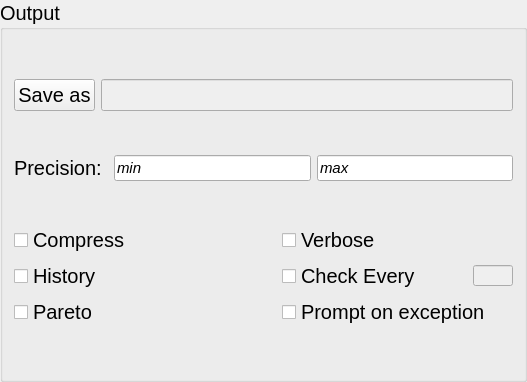
<?xml version="1.0" encoding="UTF-8"?>
<ui version="4.0">
 <class>GeneticalAlgorithm</class>
 <widget class="QGroupBox" name="GeneticalAlgorithm">
  <property name="geometry">
   <rect>
    <x>0</x>
    <y>0</y>
    <width>527</width>
    <height>382</height>
   </rect>
  </property>
  <property name="maximumSize">
   <size>
    <width>16777215</width>
    <height>16777215</height>
   </size>
  </property>
  <property name="font">
   <font>
    <pointsize>15</pointsize>
   </font>
  </property>
  <property name="windowTitle">
   <string>GroupBox</string>
  </property>
  <property name="title">
   <string>Output</string>
  </property>
  <layout class="QVBoxLayout" name="verticalLayout">
   <item>
    <layout class="QHBoxLayout" name="horizontalLayout">
     <item>
      <widget class="QPushButton" name="pushButton">
       <property name="text">
        <string>Save as</string>
       </property>
      </widget>
     </item>
     <item>
      <widget class="QLineEdit" name="lineEdit">
       <property name="enabled">
        <bool>false</bool>
       </property>
       <property name="text">
        <string/>
       </property>
      </widget>
     </item>
    </layout>
   </item>
   <item>
    <layout class="QHBoxLayout" name="horizontalLayout_2">
     <item>
      <widget class="QLabel" name="label_2">
       <property name="text">
        <string>Precision: </string>
       </property>
      </widget>
     </item>
     <item>
      <widget class="QLineEdit" name="lineEdit_2">
       <property name="font">
        <font>
         <pointsize>11</pointsize>
         <italic>true</italic>
        </font>
       </property>
       <property name="text">
        <string>min</string>
       </property>
      </widget>
     </item>
     <item>
      <widget class="QLineEdit" name="lineEdit_3">
       <property name="font">
        <font>
         <pointsize>11</pointsize>
         <italic>true</italic>
        </font>
       </property>
       <property name="text">
        <string>max</string>
       </property>
      </widget>
     </item>
    </layout>
   </item>
   <item>
    <layout class="QHBoxLayout" name="horizontalLayout_3">
     <item>
      <layout class="QVBoxLayout" name="verticalLayout_6">
       <item>
        <layout class="QHBoxLayout" name="horizontalLayout_8">
         <item>
          <widget class="QCheckBox" name="checkBox">
           <property name="text">
            <string>Compress</string>
           </property>
          </widget>
         </item>
        </layout>
       </item>
       <item>
        <layout class="QHBoxLayout" name="horizontalLayout_9">
         <item>
          <widget class="QCheckBox" name="checkBox_2">
           <property name="text">
            <string>History</string>
           </property>
          </widget>
         </item>
        </layout>
       </item>
       <item>
        <layout class="QHBoxLayout" name="horizontalLayout_10">
         <item>
          <widget class="QCheckBox" name="checkBox_3">
           <property name="text">
            <string>Pareto</string>
           </property>
          </widget>
         </item>
        </layout>
       </item>
      </layout>
     </item>
     <item>
      <spacer name="horizontalSpacer">
       <property name="orientation">
        <enum>Qt::Horizontal</enum>
       </property>
       <property name="sizeType">
        <enum>QSizePolicy::Fixed</enum>
       </property>
       <property name="sizeHint" stdset="0">
        <size>
         <width>30</width>
         <height>10</height>
        </size>
       </property>
      </spacer>
     </item>
     <item>
      <layout class="QVBoxLayout" name="verticalLayout_5">
       <item>
        <layout class="QHBoxLayout" name="horizontalLayout_6">
         <item>
          <widget class="QCheckBox" name="checkBox_4">
           <property name="text">
            <string>Verbose</string>
           </property>
          </widget>
         </item>
        </layout>
       </item>
       <item>
        <layout class="QHBoxLayout" name="horizontalLayout_4">
         <item>
          <widget class="QCheckBox" name="check_every">
           <property name="enabled">
            <bool>true</bool>
           </property>
           <property name="sizePolicy">
            <sizepolicy hsizetype="Minimum" vsizetype="Fixed">
             <horstretch>0</horstretch>
             <verstretch>0</verstretch>
            </sizepolicy>
           </property>
           <property name="text">
            <string>Check Every</string>
           </property>
          </widget>
         </item>
         <item>
          <widget class="QLineEdit" name="lineEdit_4">
           <property name="enabled">
            <bool>false</bool>
           </property>
           <property name="sizePolicy">
            <sizepolicy hsizetype="Fixed" vsizetype="Fixed">
             <horstretch>0</horstretch>
             <verstretch>0</verstretch>
            </sizepolicy>
           </property>
           <property name="maximumSize">
            <size>
             <width>40</width>
             <height>21</height>
            </size>
           </property>
          </widget>
         </item>
        </layout>
       </item>
       <item>
        <layout class="QHBoxLayout" name="horizontalLayout_7">
         <item>
          <widget class="QCheckBox" name="checkBox_6">
           <property name="text">
            <string>Prompt on exception</string>
           </property>
          </widget>
         </item>
        </layout>
       </item>
      </layout>
     </item>
    </layout>
   </item>
  </layout>
 </widget>
 <resources/>
 <connections>
  <connection>
   <sender>check_every</sender>
   <signal>clicked(bool)</signal>
   <receiver>lineEdit_4</receiver>
   <slot>setEnabled(bool)</slot>
   <hints>
    <hint type="sourcelabel">
     <x>287</x>
     <y>313</y>
    </hint>
    <hint type="destinationlabel">
     <x>480</x>
     <y>313</y>
    </hint>
   </hints>
  </connection>
 </connections>
 <slots>
  <slot>pushButton_clicked()</slot>
 </slots>
</ui>
